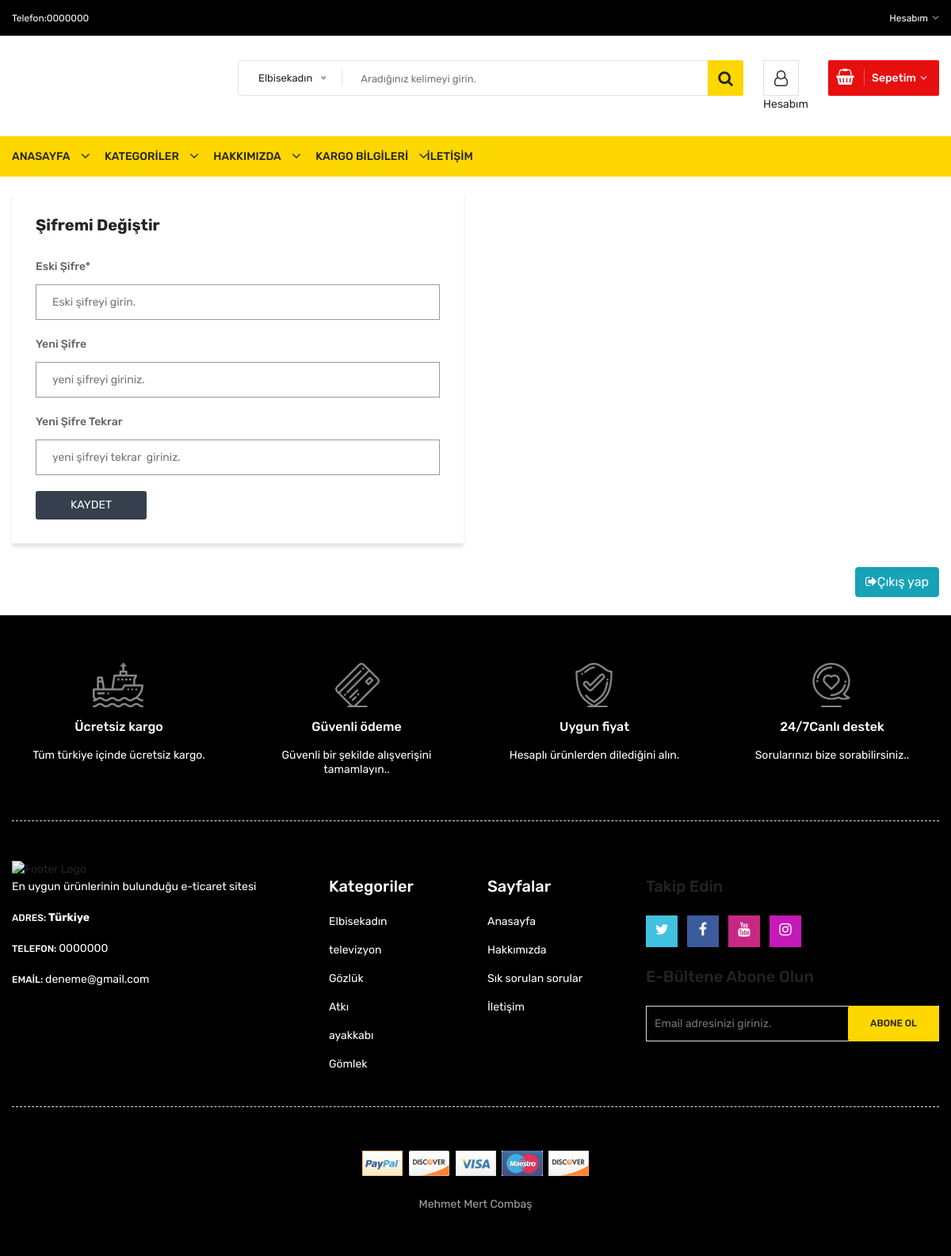
Screenshot of /sifremidegistir.php (signed in) with the database file from the repository.
### tables this page shows
CREATE TABLE IF NOT EXISTS `ayarlar` (
  `id` int NOT NULL,
  `baslik` varchar(300) NOT NULL,
  `aciklama` varchar(500) NOT NULL,
  `anahtarkelime` varchar(400) NOT NULL,
  `telefon` varchar(20) NOT NULL,
  `email` varchar(100) NOT NULL,
  `adres` varchar(250) NOT NULL,
  `facebook` varchar(250) NOT NULL,
  `instagram` varchar(250) NOT NULL,
  `youtube` varchar(250) NOT NULL,
  `twitter` varchar(250) NOT NULL,
  `logo` varchar(250) NOT NULL,
  `mesai` varchar(300) NOT NULL,
  PRIMARY KEY (`id`)
);

CREATE TABLE IF NOT EXISTS `kategori` (
  `kategori_id` int NOT NULL AUTO_INCREMENT,
  `kategori_adi` varchar(300) NOT NULL,
  `kategori_sira` int NOT NULL,
  `kategori_durum` int NOT NULL,
  PRIMARY KEY (`kategori_id`)
);

### header.php (shortened to what the rows shown need)
<?php
require_once 'Admin/islem/baglanti.php';
require_once 'function.php';
$ayar=$baglanti->prepare("SELECT * FROM  ayarlar where id=?");
$ayar->execute(array(1));
$ayarcek=$ayar->fetch(PDO::FETCH_ASSOC);
 ?>
<!doctype html>
<html class="no-js" lang="zxx">
<head>
        <link rel="stylesheet" href="css/material-design-iconic-font.min.css">
        <link rel="stylesheet" href="css/font-awesome.min.css">
        <link rel="stylesheet" href="css/fontawesome-stars.css">
        <link rel="stylesheet" href="css/meanmenu.css">
        <link rel="stylesheet" href="css/owl.carousel.min.css">
        <link rel="stylesheet" href="css/slick.css">
        <link rel="stylesheet" href="css/animate.css">
        <link rel="stylesheet" href="css/jquery-ui.min.css">
        <link rel="stylesheet" href="css/venobox.css">
        <link rel="stylesheet" href="css/nice-select.css">
        <link rel="stylesheet" href="css/magnific-popup.css">
        <link rel="stylesheet" href="css/bootstrap.min.css">
        <link rel="stylesheet" href="css/helper.css">
        <link rel="stylesheet" href="style.css">
        <link rel="stylesheet" href="css/responsive.css">
    </head>
    <body>
        <div class="body-wrapper">
            <header>
                 <div style="background-color:black" class="header-top">
                    <div class="container">
                        <div class="row">
                            <div class="col-lg-3 col-md-4">
                                <div class="header-top-left">
                                    <ul class="phone-wrap">
                                        <li><span style="color:white">Telefon:</span><a style="color:white" href="#"><?php echo $ayarcek['telefon'] ?></a></li>
                                    </ul>
                                </div>
                            </div>
                        </div>
                    </div>
                </div>
            </header>

### footer.php (shortened to what the rows shown need)
    <div style="background-color: black" class="footer">
                <div class="footer-static-top">
                    <div class="container">
                        <div class="footer-shipping pt-60 pb-55 pb-xs-25">
                            <div class="row">
                                <div class="col-lg-3 col-md-6 col-sm-6 pb-sm-55 pb-xs-55">
                                    <div class="li-shipping-inner-box">
                                        <div class="shipping-text">
                                            <h2 style="color:white">Ücretsiz kargo</h2>
                                        </div>
                                    </div>
                                </div>
                                <div class="col-lg-3 col-md-6 col-sm-6 pb-sm-55 pb-xs-55">
                                    <div class="li-shipping-inner-box">
                                        <div class="shipping-text">
                                            <h2 class="beyazyazi">Güvenli ödeme</h2>
                                        </div>
                                    </div>
                                </div>
                                <div class="col-lg-3 col-md-6 col-sm-6 pb-xs-30">
                                    <div class="li-shipping-inner-box">
                                        <div class="shipping-text">
                                            <h2 class="beyazyazi">Uygun fiyat</h2>
                                        </div>
                                    </div>
                                </div>
                                <div class="col-lg-3 col-md-6 col-sm-6 pb-xs-30">
                                    <div class="li-shipping-inner-box">
                                        <div class="shipping-text">
                                            <h2 class="beyazyazi">24/7Canlı destek</h2>
                                        </div>
                                    </div>
                                </div>
                            </div>
                        </div>
                    </div>
                </div>
                <div class="footer-static-middle">
                    <div class="container">
                        <div class="footer-logo-wrap pt-50 pb-35">
                            <div class="row">
                                <div class="col-lg-4 col-md-6">
                                    <ul class="des">
                                        <li>
                                            <span style="color:white">Adres: </span>
                                          <b style="color:white"> <?php echo $ayarcek['adres'] ?></b>
                                        </li>
                                        <li>
                                            <span style="color:white">Telefon: </span>
                                            <a style="color:white" href="tel://<?php echo $ayarcek['telefon'] ?>"><?php echo $ayarcek['telefon'] ?></a>
                                         </li>
                                        <li>
                                            <span style="color:white">Emaİl: </span>
                                            <a style="color:white" href="mailto://<?php echo $ayarcek['email'] ?>"><?php echo $ayarcek['email'] ?></a>
                                        </li>
                                    </ul>
                                </div>
                                <div class="col-lg-2 col-md-3 col-sm-6">
                                    <div class="footer-block">
                                        <ul>
                                            <?php       $kategori=$baglanti->prepare("SELECT * FROM  kategori  order by kategori_sira ASC limit 6");
                  $kategori->execute();
                  while ($kategoricek=$kategori->fetch(PDO::FETCH_ASSOC)) { ?>
                                            <li><a class="beyazyazi" href="urunler-<?=seolink($kategoricek['kategori_adi']).'-'.$kategoricek['kategori_id'] ?>"><?php echo $kategoricek['kategori_adi'] ?></a></li>
                                           <?php } ?>
                                        </ul>
                                    </div>
                                </div>
                            </div>
                        </div>
                    </div>
                </div>
            </div>
        </div>
    </body>
</html>

### rows the page displays
ayarlar: telefon "0000000", adres "Türkiye", email "deneme@gmail.com"
kategori: kategori_adi "Elbisekadın"
kategori: kategori_adi "televizyon"
kategori: kategori_adi "Gözlük"
kategori: kategori_adi "Atkı"
kategori: kategori_adi "ayakkabı"
kategori: kategori_adi "Gömlek"
